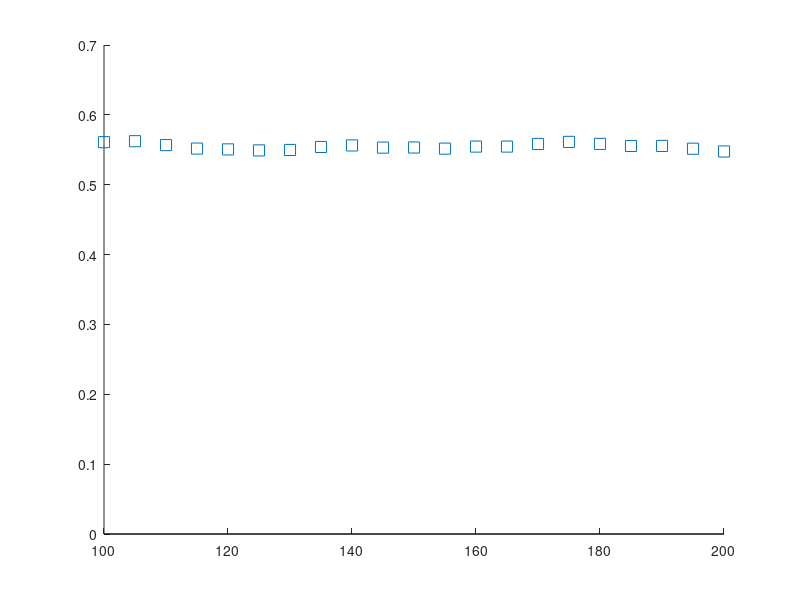

Write MATLAB code to recreate this figure. (Note: this script raises an error after producing the figure.)
figure1=figure();
axes1 = axes('Parent',figure1);
hold(axes1,'on');
set(gcf, 'Position',  [100, 100, 700, 300])

frequency=[100 105 110 115 120 125 130 135 140 145 ...
    150 155 160 165 170 175 180 185 190 195 200];
V1=[2.9 3.34 3.83 4.32 4.90 5.48 5.8 6.05 6.38 6.56 ...
    6.54 6.3 6.4 6.5 6.22 5.95 5.97 5.91 5.65 5.35 5.35];
V2=[2.27 2.6 3.05 3.51 4 4.5 4.75 4.87 5.09 5.3 5.28 ...
    5.12 5.14 5.22 4.92 4.65 4.72 4.73 4.52 4.35 4.42];

plot1=stem(frequency,V1./(V1+V2),'LineStyle','none');
set(plot1,'DisplayName','Experiment','Marker', ...
    'square','LineWidth',1,'Color',[1 0 0],'MarkerSize',8);
hold on;
M1=3.93e-6; %  3.0711e-06
M2=3e-6;
(M1-M2)/M1
M1/(M1+M2);
yline(M1/(M1+M2),'DisplayName','Mathematical model','Parent',axes1,...
    'Alpha',0.5,...
    'Color',[1 0 0],...
    'LineWidth',1);

hold on;
%%
k=V1./(V1+V2);
k2=M1/(M1+M2);
e=100*sum(abs(k-k2)./k)/length(k)

%%
frequency=[100 105 110 115 120 125 130 135 140 145 150 155 ...
    160 165 170 175 180 185 190 195 200];
V1=[3.25 3.67 4.09 4.5 5.04 5.6 5.91 6.2 6.59 6.75 ...
    6.7 6.5 6.62 6.75 6.53 6.3 6.24 6.18 5.97 5.65 5.67];
V2=[1.62 1.91 2.35 2.83 3.32 3.72 3.96 4.01 4.12 ...
    4.35 4.33 4.2 4.22 4.24 3.92 3.78 3.87 3.85 3.64 3.61 3.62];


plot3=stem(frequency,V1./(V1+V2),'LineStyle','none');
set(plot3,'DisplayName','Experiment','Marker', ...
    'x','LineWidth',1,'Color',[0 0 1],'MarkerSize',8);
hold on;

M1=4.13e-6; %  3.0711e-06
M2=2.45e-6;
M1/(M1+M2);
(M1-M2)/M1
yline(M1/(M1+M2),'DisplayName','Mathematical model','Parent',axes1, ...
    'Alpha',0.5,...
    'Color',[0 0 1],...
    'LineWidth',1);
ylim([0 1])
%%
k=V1./(V1+V2);
k2=M1/(M1+M2);
e=100*sum(abs(k-k2)./k)/length(k)
%%
xlabel('Frequency($kHz$)','interpreter','Latex','FontSize',14,'FontName','Times New Roman');
ylabel('Power Distribution ($\frac{P_1}{P_1+P_2}$)','interpreter','Latex','FontSize',14,'FontName','Times New Roman');

hold(axes1,'off');
% Create legend
legend1 = legend(axes1,'show');
set(legend1,'Location','southeast','FontSize',12,...
    'FontName','Times New Roman',...
    'EdgeColor','none',...
    'Color','none');

% Create textbox
annotation(figure1,'textbox',...
    [0.493 0.221333333333334 0.0538571428571429 0.0893333333333335],...
    'Color',[0 0 1],...
    'String','$\Delta M = 0.40$',...
    'Interpreter','latex',...
    'FontSize',12,...
    'FontName','Times New Roman',...
    'FitBoxToText','off',...
    'EdgeColor','none');

% Create textbox
annotation(figure1,'textbox',...
    [0.495857142857143 0.349333333333334 0.0538571428571428 0.0853333333333334],...
    'Color',[1 0 0],...
    'String','$\Delta M = 0.24$',...
    'Interpreter','latex',...
    'FontSize',12,...
    'FontName','Times New Roman',...
    'FitBoxToText','off',...
    'EdgeColor','none');
%%
% Create textbox
annotation(figure1,'textbox',...
    [0.505571428571429 0.830666666666668 0.0475714285714285 0.0853333333333333],...
    'Color',[1 0 0],...
    'String','$ | \epsilon |= \% 2.26$',...
    'Interpreter','latex',...
    'FontSize',12,...
    'FontName','Times New Roman',...
    'FitBoxToText','off',...
    'EdgeColor','none');

% Create textbox
annotation(figure1,'textbox',...
    [0.505 0.744000000000002 0.0475714285714286 0.0853333333333334],...
    'Color',[0 0 1],...
    'String','$ | \epsilon |= \%2.80$',...
    'Interpreter','latex',...
    'FontSize',12,...
    'FontName','Times New Roman',...
    'FitBoxToText','off',...
    'EdgeColor','none');
